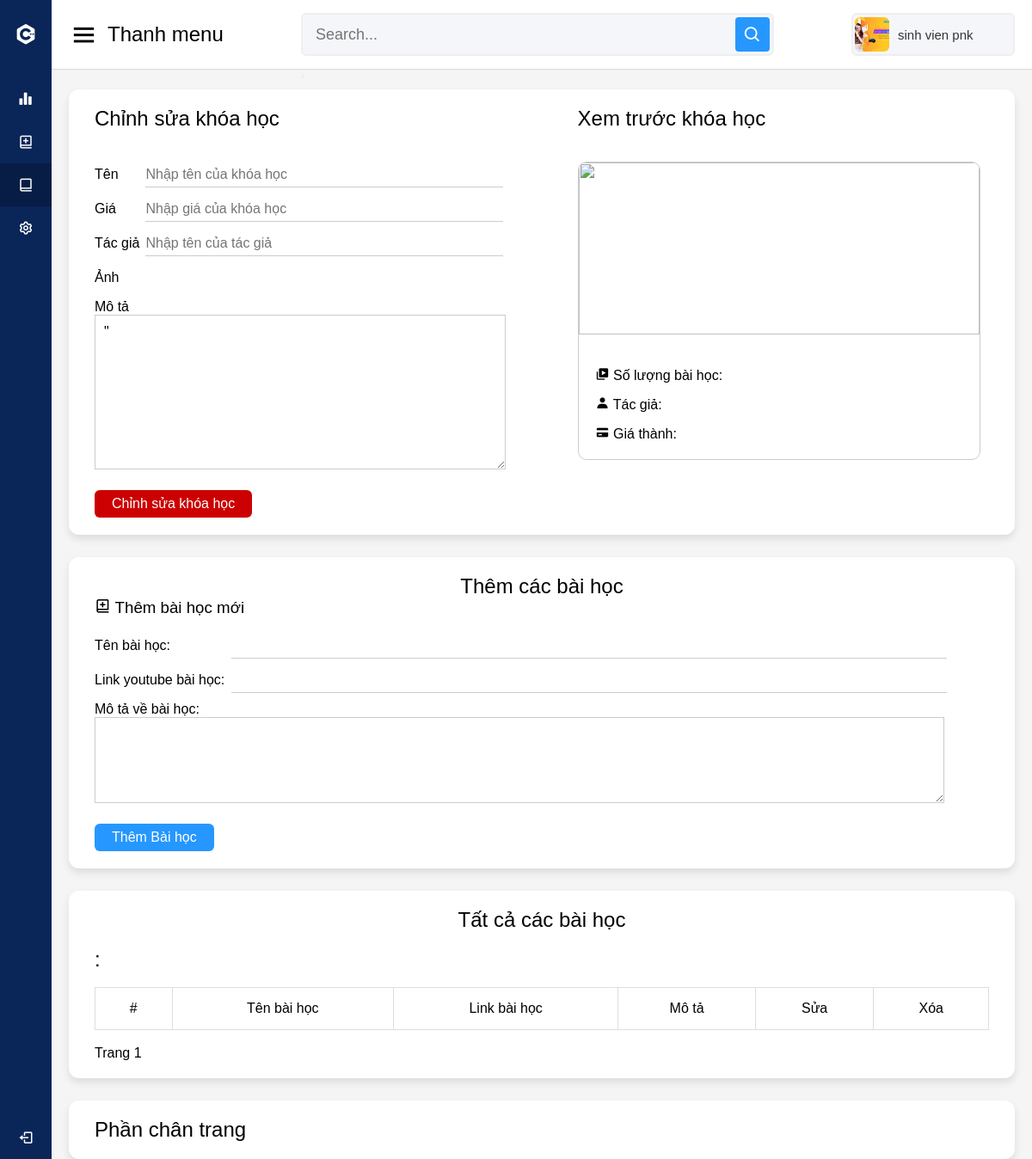
The app's page /admin/manage/course_add_detail.php?id=17 (signed in), older data.
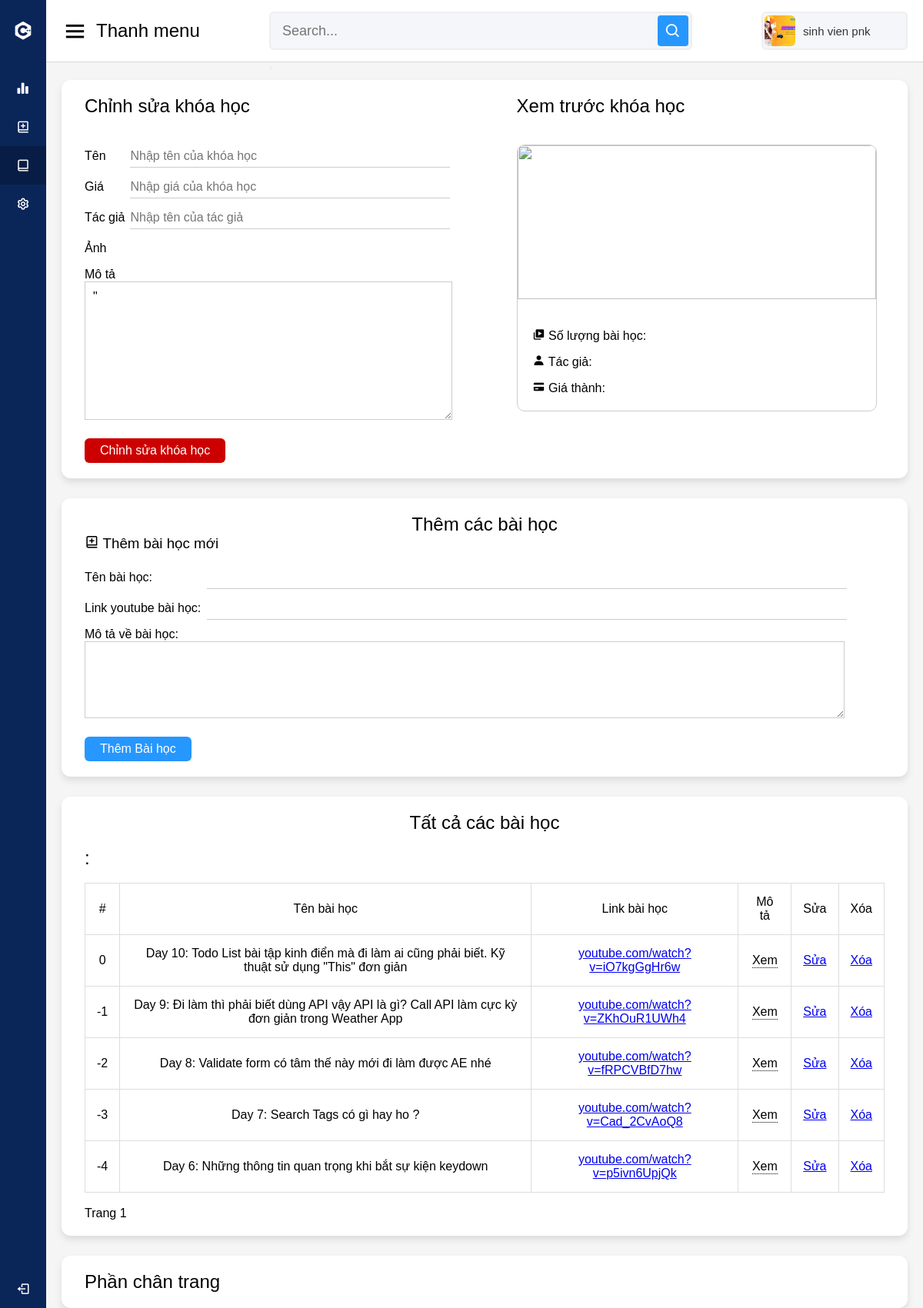
The same page, newer data.
### tables this page shows
CREATE TABLE `lesson` (
  `id_lesson` int(11) NOT NULL,
  `id_course` int(11) NOT NULL,
  `name_lesson` varchar(150) NOT NULL,
  `link_ytb_lesson` char(20) NOT NULL,
  `description_lesson` text
);

### admin/manage/course_add_detail.php (the view, shortened to what the changed rows need)
<!DOCTYPE html>
<html lang="en" dir="ltr">
<head>
    <link rel="stylesheet" href="../default/style.css">
    <link href='https://unpkg.com/boxicons@2.0.7/css/boxicons.min.css' rel='stylesheet'>
    <link rel="stylesheet" href="./css/course_add_detail.css">
</head>
<body>
    <section class="home-section">
            <?php
            require "../../public/connect_sql.php";
            $id = $_SESSION['id'];
            $id_course = $_GET['id'];
            $sql = "SELECT course.*, COUNT(lesson.id_course) as number_course FROM `course`
                LEFT OUTER JOIN lesson ON course.id_course = lesson.id_course
                WHERE (course.id_admin = '$id') and (course.id_course = '$id_course')
                GROUP BY course.id_course";
            $courses = mysqli_query($connection, $sql);
            $courses = mysqli_fetch_array($courses);
            ?>
            <div class="home-content">
                <?php
                $so_luong_bai_1_trang = 5;
                $trang = 1;
                $so_luong_trang_can_bo = ($trang - 1) * $so_luong_bai_1_trang;
                $sql = "SELECT * FROM lesson WHERE id_course = '$id_course' ORDER BY id_lesson DESC
                limit $so_luong_bai_1_trang offset $so_luong_trang_can_bo";
                $lesson = mysqli_query($connection, $sql);
                ?>
                <div class="sales-boxes" style="margin-top: 26px">
                    <div class="recent-sales box">
                        <br>
                        <br>
                        <table>
                            <tr>
                                <th>#</th>
                                <th>Tên bài học</th>
                                <th>Link bài học</th>
                                <th>Mô tả</th>
                                <th>Sửa</th>
                                <th>Xóa</th>
                            </tr>
                            <?php foreach ($lesson as $index => $ls) { ?>
                                <tr>
                                    <th>
                                        <?php echo  $courses['number_course'] - $so_luong_trang_can_bo - $index ?>
                                    </th>
                                    <th>
                                        <?php echo $ls['name_lesson'] ?>
                                    </th>
                                    <th>
                                        <a href="youtube.com/watch?v=<?php echo $ls['link_ytb_lesson'] ?>">
                                            youtube.com/watch?v=<?php echo $ls['link_ytb_lesson'] ?>
                                        </a>
                                    </th>
                                    <th>
                                        <div class="tooltip">Xem
                                        </div>
                                    </th>
                                    <th>
                                        <a href="#trang-trang" onclick="edit_lesson(<?php echo $ls['id_lesson'] ?>,'<?php echo $ls['name_lesson'] ?>','<?php echo $ls['link_ytb_lesson'] ?>','<?php echo $ls['id_course'] ?>')">Sửa</a>
                                    </th>
                                    <th>
                                        <a href="./processing/course_delete_lesson.php?id=<?php echo $ls['id_lesson'] ?>&id_course=<?php echo $ls['id_course'] ?>">Xóa</a>
                                    </th>
                                </tr>
                            <?php } ?>
                        </table>
                        <br>
                    </div>
                </div>
            </div>
    </section>
</body>
</html>

Row changes from the older to the newer data that the page shows:
added lesson: number_course "0", name_lesson "Day 10: Todo List bài tập kinh điển mà đi làm ai cũng phải biết. Kỹ thuật sử dụng \"This\" đơn giản", link_ytb_lesson "iO7kgGgHr6w"
added lesson: number_course "-1", name_lesson "Day 9: Đi làm thì phải biết dùng API vậy API là gì? Call API làm cực kỳ đơn giản trong Weather App", link_ytb_lesson "ZKhOuR1UWh4"
added lesson: number_course "-2", name_lesson "Day 8: Validate form có tâm thế này mới đi làm được AE nhé", link_ytb_lesson "fRPCVBfD7hw"
added lesson: number_course "-3", name_lesson "Day 7: Search Tags có gì hay ho ?", link_ytb_lesson "Cad_2CvAoQ8"
added lesson: number_course "-4", name_lesson "Day 6: Những thông tin quan trọng khi bắt sự kiện keydown", link_ytb_lesson "p5ivn6UpjQk"
